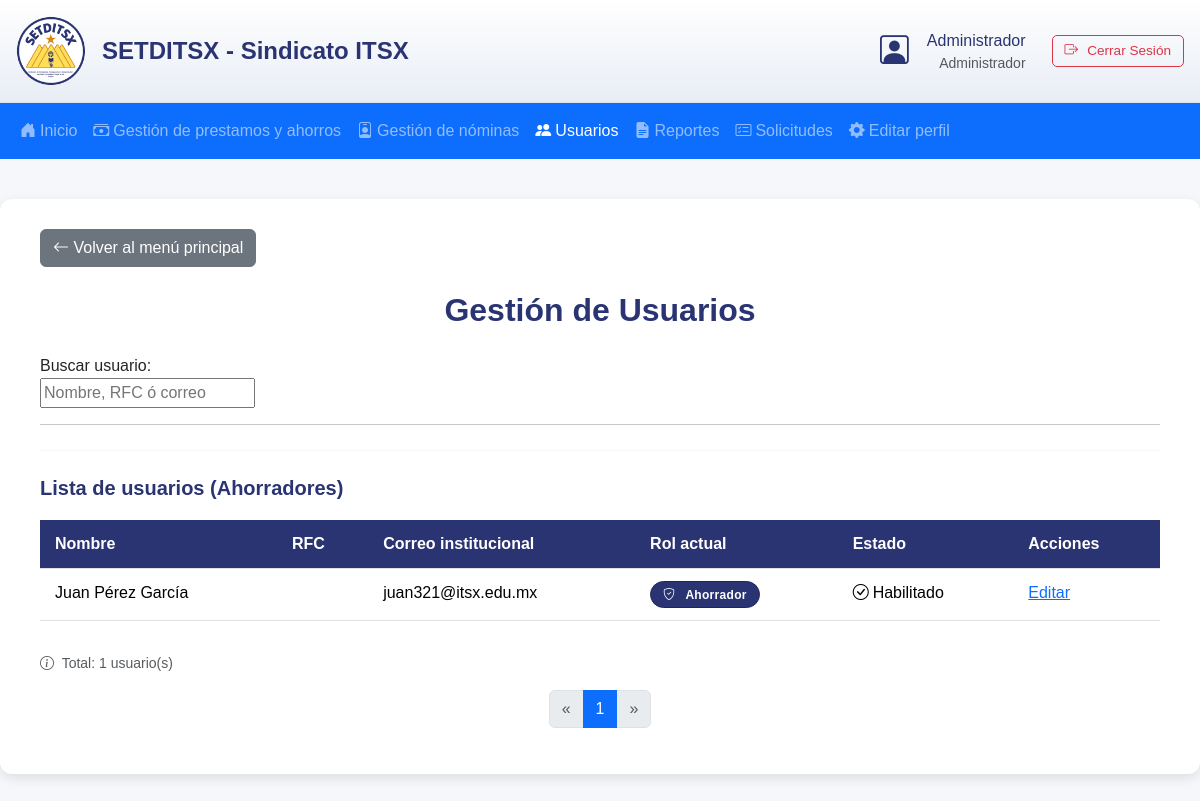
Before: /Admin/gestion_ahorradores.php (signed in) with the older database file.
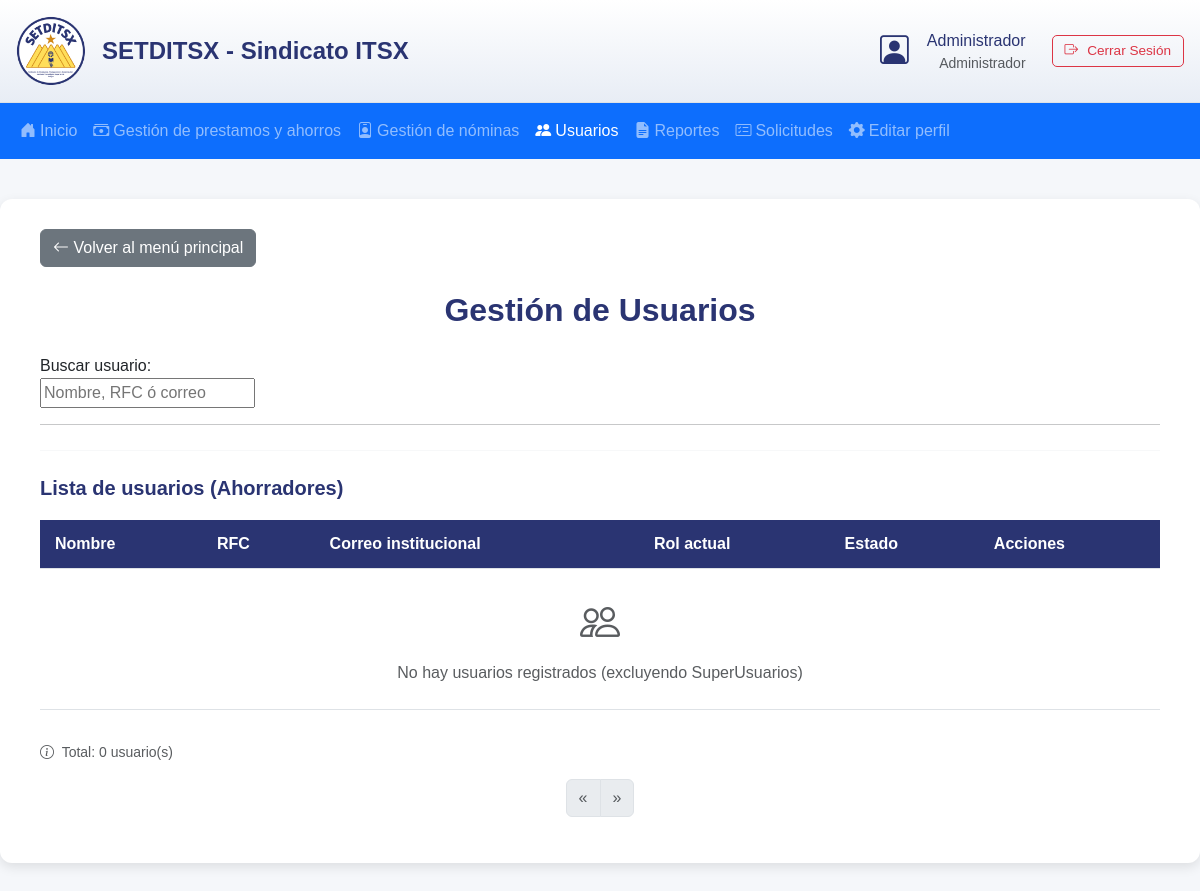
After: the same page with the newer database file.
### tables this page shows
CREATE TABLE IF NOT EXISTS usuario (
    id_usuario INT AUTO_INCREMENT PRIMARY KEY,
    nombre VARCHAR(50) NOT NULL,
    apellido_paterno VARCHAR(50) NOT NULL,
    apellido_materno VARCHAR(50) NOT NULL,
    correo_institucional VARCHAR(100) UNIQUE,
    correo_personal VARCHAR(100) UNIQUE,
    rfc VARCHAR(13) UNIQUE,
    curp VARCHAR(18) UNIQUE,
    telefono VARCHAR(15) NOT NULL,
    contrasena VARCHAR(255),
    tarjeta VARCHAR(20),
    habilitado TINYINT DEFAULT 1,
    id_rol INT NOT NULL,
    INDEX idx_usuario_rol (id_rol),
    CONSTRAINT fk_usuario_rol
        FOREIGN KEY (id_rol) REFERENCES rol(id_rol)
        ON UPDATE CASCADE
        ON DELETE RESTRICT
);

### includes/user_functions.php (called while the page is built, shortened)
<?php
function get_user_name() {
    return htmlspecialchars($_SESSION['nombre']);
}
function get_user_role_text() {
    $roles = [
        1 => 'Ahorrador',
        2 => 'Administrador',
        3 => 'SuperUsuario'
    ];
    return isset($roles[$_SESSION['id_rol']]) ? $roles[$_SESSION['id_rol']] : 'Usuario';
}
?>

### includes/admin_user_handlers.php (called while the page is built, shortened)
<?php
function obtener_usuarios_ahorrador($limit = 10, $offset = 0)
{
global $pdo;
$sql = "SELECT
u.id_usuario AS id,
u.nombre,
u.apellido_paterno AS paterno,
u.apellido_materno AS materno,
CONCAT(u.nombre, ' ', u.apellido_paterno, ' ', u.apellido_materno) AS nombre_completo,
u.correo_institucional AS email,
u.correo_personal AS email_personal,
u.telefono,
u.id_rol AS rol_id,
COALESCE(r.rol, 'No asignado') AS nombre_rol,
u.rfc,
u.curp,
u.tarjeta,
u.habilitado
FROM usuario u
LEFT JOIN rol r ON u.id_rol = r.id_rol
WHERE u.id_rol = 1
ORDER BY u.apellido_paterno, u.apellido_materno, u.nombre
LIMIT :limit OFFSET :offset";
try {
$stmt = $pdo->prepare($sql);
$stmt->bindValue(':limit', (int)$limit, PDO::PARAM_INT);
$stmt->bindValue(':offset', (int)$offset, PDO::PARAM_INT);
$stmt->execute();
return $stmt->fetchAll(PDO::FETCH_ASSOC);
} catch (PDOException $e) {
error_log("Error al obtener usuarios: " . $e->getMessage());
return [];
}
}
function contar_usuarios_ahorrador()
{
    global $pdo;
    try {
        $stmt = $pdo->query("SELECT COUNT(*) FROM usuario WHERE id_rol = 1");
        return (int)$stmt->fetchColumn();
    } catch (PDOException $e) {
        error_log("Error al contar usuarios: " . $e->getMessage());
        return 0;
    }
}
?>

### Admin/gestion_ahorradores.php (the view, shortened to what this page needs)
<?php
$usuarios_por_pagina = 10;
$pagina_actual = isset($_GET['page']) && is_numeric($_GET['page'])
    ? (int)$_GET['page']
    : 1;
$offset = ($pagina_actual - 1) * $usuarios_por_pagina;
$total_usuarios = contar_usuarios_ahorrador();
$total_paginas = ceil($total_usuarios / $usuarios_por_pagina);
$usuarios = obtener_usuarios_ahorrador($usuarios_por_pagina, $offset);
?>
<!DOCTYPE html>
<html lang="es">
<head>
    <link rel="stylesheet" href="../css/bootstrap/bootstrap.min.css" />
    <link rel="stylesheet" href="../css/bootstrap-icons/font/bootstrap-icons.css" />
    <link rel="stylesheet" href="../css/admin.css">
</head>
<body>
    <div class="header d-flex justify-content-between align-items-center p-3 border-bottom bg-light">
        <div class="d-flex align-items-center">
            <img src="../img/logoChico.png" alt="SETDITSX" width="70" class="me-3" />
            <h4 class="mb-0">SETDITSX - Sindicato ITSX</h4>
        </div>
        <div class="user-info d-flex align-items-center">
            <i class="bi bi-person-square user-icon me-2"></i>
            <div class="user-details me-3">
                <p class="user-name mb-0"><?php echo htmlspecialchars(get_user_name()); ?></p>
                <small class="text-muted"><?php echo htmlspecialchars(get_user_role_text()); ?></small>
            </div>
            <form action="../logout.php" method="POST" style="display:inline;">
                <button type="submit" class="btn btn-logout" onclick="return confirm('¿Deseas cerrar sesión?')">
                    <i class="bi bi-box-arrow-right me-1"></i>Cerrar Sesión
                </button>
            </form>
        </div>
    </div>
    <nav class="navbar navbar-expand-lg navbar-dark bg-primary">
        <div class="container-fluid">
            <ul class="navbar-nav me-auto mb-2 mb-lg-0">
                <li class="nav-item">
                    <a class="nav-link <?php if(basename($_SERVER['PHP_SELF'])=='inicio.php') echo 'active'; ?>"
                        href="./inicio.php">
                        <i class="bi bi-house-door-fill me-1"></i>Inicio
                    </a>
                </li>
                <li class="nav-item">
                    <a class="nav-link <?php if(basename($_SERVER['PHP_SELF'])=='gestion_prestamos.php') echo 'active'; ?>"
                        href="./gestion_prestamos.php">
                        <i class="bi bi-cash-stack me-1"></i>Gestión de prestamos y ahorros
                    </a>
                </li>
                <li class="nav-item">
                    <a class="nav-link <?php if(basename($_SERVER['PHP_SELF'])=='nominas.php') echo 'active'; ?>"
                        href="./gestion_nominas.php">
                        <i class="bi bi-person-badge me-1"></i>Gestión de nóminas
                    </a>
                </li>
                <li class="nav-item">
                    <a class="nav-link <?php if(basename($_SERVER['PHP_SELF'])=='gestion_ahorradores.php') echo 'active'; ?>"
                        href="./gestion_ahorradores.php">
                        <i class="bi bi-people-fill me-1"></i>Usuarios
                    </a>
                </li>
                <li class="nav-item">
                    <a class="nav-link <?php if(basename($_SERVER['PHP_SELF'])=='reportes.php') echo 'active'; ?>"
                        href="./reportes.php">
                        <i class="bi bi-file-earmark-text-fill me-1"></i>Reportes
                    </a>
                </li>
                <li class="nav-item">
                    <a class="nav-link <?php if(basename($_SERVER['PHP_SELF'])=='dashboard_usuario.php') echo 'active'; ?>"
                        href="../Usuario/panelAhorrador.php">
                        <i class="bi bi-card-checklist me-1"></i>Solicitudes
                    </a>
                </li>
                <li class="nav-item">
                    <a class="nav-link <?php if(basename($_SERVER['PHP_SELF'])=='editar_perfil.php') echo 'active'; ?>"
                        href="./editar_perfil.php">
                        <i class="bi bi-gear-fill me-1"></i>Editar perfil
                    </a>
                </li>
            </ul>
        </div>
    </nav>
    <div class="card-form">
        <a href="./inicio.php" class="btn btn-secondary mb-4">
            <i class="bi bi-arrow-left"></i> Volver al menú principal
        </a>
        <h2>Gestión de Usuarios</h2>
        <div class="search-container mb-3">
            <div class="search-label">Buscar usuario:</div>
            <input type="text" id="buscarUsuario" class="search-input" placeholder="Nombre, RFC ó correo"
                onkeyup="filtrarUsuarios()">
            <hr class="diviser">
        </div>
        <hr class="divider">
        <h5 class="section-title">Lista de usuarios (Ahorradores)</h5>
        <div class="table-container">
            <table class="table table-hover" id="tablaUsuarios">
                <thead>
                    <tr>
                        <th>Nombre</th>
                        <th>RFC</th>
                        <th>Correo institucional</th>
                        <th>Rol actual</th>
                        <th>Estado</th>
                        <th>Acciones</th>
                    </tr>
                </thead>
                <tbody>
                    <?php if (!empty($usuarios)): ?>
                    <?php foreach ($usuarios as $usuario): ?>
                    <tr>
                        <td><?php echo htmlspecialchars($usuario['nombre_completo']); ?></td>
                        <td><?php echo htmlspecialchars($usuario['rfc']); ?></td>
                        <td><?php echo htmlspecialchars($usuario['email']); ?></td>
                        <td>
                            <span
                                class="badge <?php echo $usuario['rol_id'] == 1 ? 'badge-admin' : 'badge-ahorrador'; ?>">
                                <i
                                    class="bi <?php echo $usuario['rol_id'] == 1 ? 'bi-shield-check' : 'bi-person-check'; ?> me-1"></i>
                                <?php echo htmlspecialchars($usuario['nombre_rol']); ?>
                            </span>
                        </td>
                        <td>
                            <?php if ($usuario['habilitado'] == 1): ?>
                            <span class="status-active">
                                <i class="bi bi-check-circle me-1"></i>Habilitado
                            </span>
                            <?php else: ?>
                            <span class="status-inactive">
                                <i class="bi bi-x-circle me-1"></i>Deshabilitado
                            </span>
                            <?php endif; ?>
                        </td>
                        <td>
                            <div class="action-buttons">
                                <span>
                                    <a href="../admin/editar_usuario.php?id=<?php echo $usuario['id']; ?>"
                                        class="btn-editar-usuario" title="Editar usuario">
                                        Editar
                                    </a>
                                </span>
                            </div>
                        </td>
                    </tr>
                    <?php endforeach; ?>
                    <?php else: ?>
                    <tr>
                        <td colspan="6" class="text-center py-4">
                            <div class="text-muted">
                                <i class="bi bi-people fs-1 d-block mb-2"></i>
                                No hay usuarios registrados (excluyendo SuperUsuarios)
                            </div>
                        </td>
                    </tr>
                    <?php endif; ?>
                </tbody>
            </table>
        </div>
        <div class="d-flex justify-content-between align-items-center mt-3">
            <small class="text-muted">
                <i class="bi bi-info-circle me-1"></i>
                Total: <?php echo $total_usuarios; ?> usuario(s)
            </small>
        </div>
        <nav aria-label="Paginación de usuarios">
            <ul class="pagination justify-content-center mt-3">
                <li class="page-item <?php echo $pagina_actual <= 1 ? 'disabled' : ''; ?>">
                    <a class="page-link" href="?page=<?php echo $pagina_actual - 1; ?>">
                        &laquo;
                    </a>
                </li>
                <?php for ($i = 1; $i <= $total_paginas; $i++): ?>
                <li class="page-item <?php echo $i == $pagina_actual ? 'active' : ''; ?>">
                    <a class="page-link" href="?page=<?php echo $i; ?>">
                        <?php echo $i; ?>
                    </a>
                </li>
                <?php endfor; ?>
                <li class="page-item <?php echo $pagina_actual >= $total_paginas ? 'disabled' : ''; ?>">
                    <a class="page-link" href="?page=<?php echo $pagina_actual + 1; ?>">
                        &raquo;
                    </a>
                </li>
            </ul>
        </nav>
    </div>
</body>
</html>

### css/admin.css (style rules this page uses)
body { background: #f5f7fa; font-family: Arial, sans-serif; }
.header { background: linear-gradient(to bottom, #ffffff, #e8edf5); padding: 20px 40px; border-bottom: 2px solid #2a3472; }
.header h4 { color: #2a3472; font-weight: bold; }
.card-form { max-width: 1200px; margin: 40px auto; background: white; border-radius: 12px; padding: 30px 40px; box-shadow: 0 4px 12px rgba(0, 0, 0, 0.1); }
h2 { text-align: center; font-weight: bold; color: #2a3472; margin-bottom: 25px; }
.section-title { font-weight: bold; color: #2a3472; margin-top: 20px; margin-bottom: 15px; }
.user-info { display: flex; align-items: center; gap: 10px; }
.user-details { display: flex; flex-direction: column; align-items: flex-end; }
.user-name { font-weight: 500; margin: 0; color: #2a3472; }
.user-icon { font-size: 1.8rem; color: #2a3472; }
.divider { border-top: 1px solid #dee2e6; margin: 25px 0; }
.table-container { overflow-x: auto; margin-top: 20px; }
.table { width: 100%; border-collapse: collapse; }
.table th { background-color: #2a3472; color: white; font-weight: 600; padding: 12px 15px; text-align: left; }
.table td { padding: 12px 15px; border-bottom: 1px solid #dee2e6; }
.btn-logout { border: 1px solid #dc3545; color: #dc3545; background: transparent; padding: 5px 12px; border-radius: 5px; font-size: 0.85rem; transition: all 0.3s; display: flex; align-items: center; gap: 5px; }
.badge-admin { border: 1px solid #1e2660; background-color: #2a3472; color: #ffffff; font-weight: 600; padding: 6px 12px; border-radius: 14px; letter-spacing: 0.3px; }
.badge-admin, .badge-ahorrador { display: inline-flex; align-items: center; gap: 6px; }

Changed rows visible on the page:
no longer on this page (row edited): usuario: nombre_completo "Juan Pérez García", correo_institucional "juan321@itsx.edu.mx", nombre_rol "Ahorrador", habilitado 1 (drawn)
Other visible differences:
$total_usuarios: "1" → "0"
text now shown: "No hay usuarios registrados (excluyendo SuperUsuarios)"
list line gone: "1"
